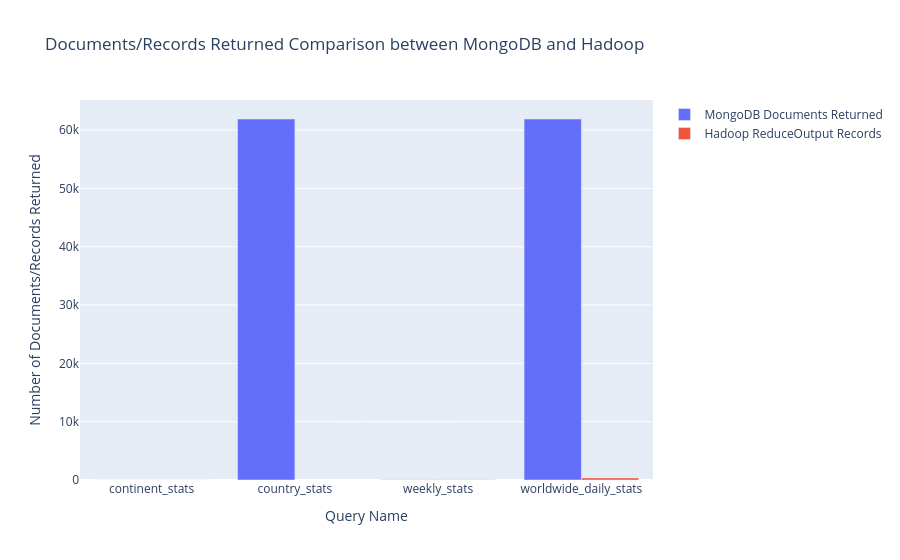

Notebook code for this chart:
### Code cell
fig=go.Figure()
fig.add_trace(go.Bar(x=mongodb.index, y=mongodb['nReturned'], name='MongoDB Documents Returned'))
fig.add_trace(go.Bar(x=hadoop.index, y=hadoop['reduceOutputRecords'], name='Hadoop ReduceOutput Records'))
fig.update_layout(barmode='group',
                   title='Documents/Records Returned Comparison between MongoDB and Hadoop',
                   xaxis_title='Query Name',
                   yaxis_title='Number of Documents/Records Returned')

### Figure 1 — Plotly figure (JSON) as saved in the notebook; plotly's stock layout.template omitted (floating-point values rounded to 4 significant figures)
{"data": [{"name": "MongoDB Documents Returned", "type": "bar", "x": ["continent_stats", "country_stats", "weekly_stats", "worldwide_daily_stats"], "y": [6.0, 61900.0, 51.0, 61900.0]}, {"name": "Hadoop ReduceOutput Records", "type": "bar", "x": ["continent_stats", "country_stats", "weekly_stats", "worldwide_daily_stats"], "y": [5.0, NaN, 52.0, 351.0]}], "layout": {"barmode": "group", "title": {"text": "Documents/Records Returned Comparison between MongoDB and Hadoop"}, "xaxis": {"title": {"text": "Query Name"}}, "yaxis": {"title": {"text": "Number of Documents/Records Returned"}}}}
